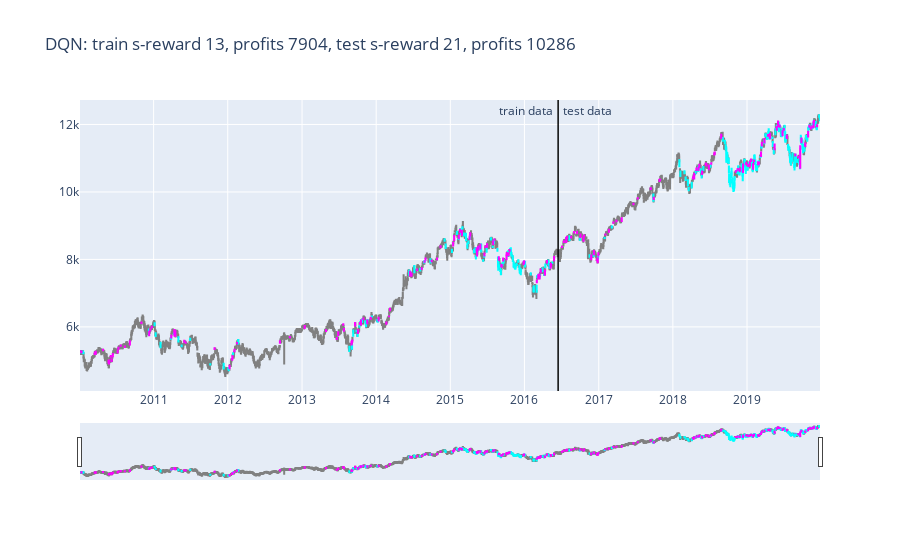

Write notebook code for a chart like this one.
### Code cell
plot_train_test_by_q(Environment1(train), Environment1(test), Q, 'DQN')
